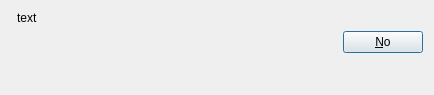
<?xml version="1.0" encoding="UTF-8"?>
<ui version="4.0">
 <class>AboutDialog</class>
 <widget class="QDialog" name="AboutDialog">
  <property name="geometry">
   <rect>
    <x>0</x>
    <y>0</y>
    <width>434</width>
    <height>95</height>
   </rect>
  </property>
  <property name="sizePolicy">
   <sizepolicy hsizetype="MinimumExpanding" vsizetype="MinimumExpanding">
    <horstretch>0</horstretch>
    <verstretch>0</verstretch>
   </sizepolicy>
  </property>
  <property name="windowTitle">
   <string>About</string>
  </property>
  <property name="modal">
   <bool>true</bool>
  </property>
  <layout class="QFormLayout" name="formLayout">
   <item row="0" column="0">
    <widget class="QLabel" name="label">
     <property name="text">
      <string>&lt;html&gt;&lt;head/&gt;&lt;body&gt;&lt;p&gt;&lt;img src=&quot;:/turbo.ico&quot;/&gt;&lt;/p&gt;&lt;/body&gt;&lt;/html&gt;</string>
     </property>
     <property name="textFormat">
      <enum>Qt::RichText</enum>
     </property>
    </widget>
   </item>
   <item row="0" column="1">
    <widget class="QLabel" name="aboutText">
     <property name="text">
      <string>text</string>
     </property>
     <property name="wordWrap">
      <bool>true</bool>
     </property>
    </widget>
   </item>
   <item row="1" column="1">
    <widget class="QDialogButtonBox" name="buttonBox">
     <property name="orientation">
      <enum>Qt::Horizontal</enum>
     </property>
     <property name="standardButtons">
      <set>QDialogButtonBox::No</set>
     </property>
    </widget>
   </item>
  </layout>
 </widget>
 <resources/>
 <connections>
  <connection>
   <sender>buttonBox</sender>
   <signal>accepted()</signal>
   <receiver>AboutDialog</receiver>
   <slot>accept()</slot>
   <hints>
    <hint type="sourcelabel">
     <x>248</x>
     <y>254</y>
    </hint>
    <hint type="destinationlabel">
     <x>157</x>
     <y>274</y>
    </hint>
   </hints>
  </connection>
  <connection>
   <sender>buttonBox</sender>
   <signal>rejected()</signal>
   <receiver>AboutDialog</receiver>
   <slot>reject()</slot>
   <hints>
    <hint type="sourcelabel">
     <x>316</x>
     <y>260</y>
    </hint>
    <hint type="destinationlabel">
     <x>286</x>
     <y>274</y>
    </hint>
   </hints>
  </connection>
 </connections>
</ui>
